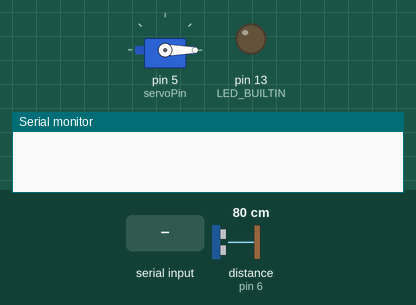
A sketch run on a simulated Arduino Uno, built with avr-gcc and run on an emulated ATmega328P. On the bench: servo, output pins drawn as LEDs (lit = HIGH), the last lines printed to the serial monitor. Wiring (inferred from the names in the program): ultrasonic range finder: trigger pin 7; echo pin 6. The test bench sets the inputs (shaded band); at power-on: distance to the obstacle (sensor on pin 6) 80 cm. The echo pulse lasts 58.3 µs per cm; pins used as bus, display or sensor lines are not drawn.

Above: at 1.2 s.
1.3 s: "b" received over Serial
At 2.2 s:
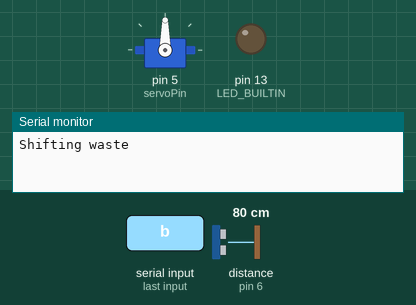
At 7.1 s:
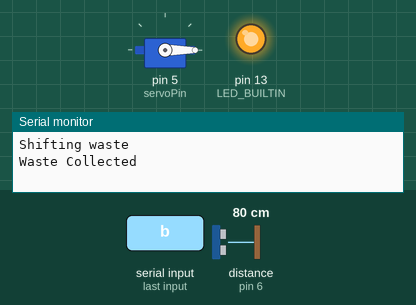
Timing chart, 0 to 8.8 s (numbered marks = the images above; inputs shaded):
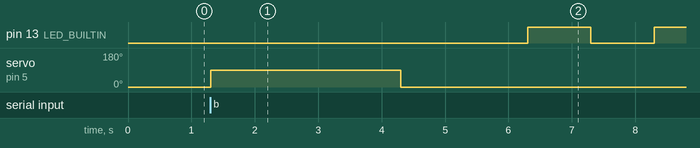

Measured:
- after the input at 1.3 s, pin 13 (LED_BUILTIN): LOW → HIGH after 5.0 s, → LOW 1.0 s later, → HIGH 1.0 s later; servo on pin 5 (servoPin): 0° → 90° at once, → 0° 3.0 s later

The sketch:

Garbage.ino
```cpp
#include<SoftwareSerial.h>
#include<Servo.h>

#define ECHO 6
#define TRIG 7
#define servoPin 5

Servo Servo1;
SoftwareSerial mySerial(9, 10);
int Tx = 10;
int Rx = 9;

int distance = 0;
long duration1 = 0;
char str1, str2;
char ack;
int i;

void setup()
{
  Serial.begin(9600);
  mySerial.begin(9600);
  Servo1.attach(servoPin);
  pinMode(ECHO, INPUT);
  pinMode(TRIG, OUTPUT);
  pinMode(LED_BUILTIN, OUTPUT);
  Servo1.write(0);
}

void loop()
{
  digitalWrite(TRIG, LOW);
  delayMicroseconds(2);
  digitalWrite(TRIG, HIGH);
  delayMicroseconds(10);
  digitalWrite(TRIG, LOW);

  duration1 = pulseIn(ECHO, HIGH);
  distance = (duration1 * 0.034) / 2;

  //  Serial.print("Distance of garbage::");
  //  Serial.println(distance);
  //  delay(2000);
  str1 = char('a'); //+String(distance);
  str2 = char('c');

  if (distance < 10)
  {
    Serial.println(str1);
  }

  if (Serial.available())
  {
    ack = Serial.read();
    if (ack == 'b')
    {
      Serial.println("Shifting waste");
      Servo1.write(90);
      delay(3000);
      Servo1.write(0);
      delay(2000);
      Serial.println("Waste Collected");
      for (i = 0; i < 5; i++)
      {
        digitalWrite(LED_BUILTIN, HIGH);   // turn the LED on (HIGH is the voltage level)
        delay(1000);                       // wait for a second
        digitalWrite(LED_BUILTIN, LOW);    // turn the LED off by making the voltage LOW
        delay(1000);
      }

      //Serial.println(str2);
    }
  }
}
```
